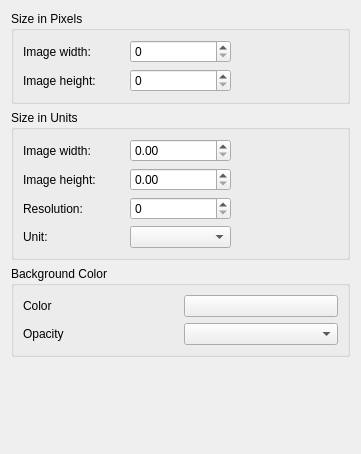
<?xml version="1.0" encoding="UTF-8"?>
<ui version="4.0">
 <class>PngExportOptionsWidget</class>
 <widget class="QWidget" name="PngExportOptionsWidget">
  <property name="geometry">
   <rect>
    <x>0</x>
    <y>0</y>
    <width>361</width>
    <height>454</height>
   </rect>
  </property>
  <layout class="QGridLayout" name="gridLayout_4">
   <item row="0" column="0">
    <widget class="QGroupBox" name="groupBox">
     <property name="title">
      <string>Size in Pixels</string>
     </property>
     <property name="flat">
      <bool>true</bool>
     </property>
     <layout class="QGridLayout" name="gridLayout_2">
      <item row="0" column="0">
       <widget class="QLabel" name="label">
        <property name="text">
         <string>Image width:</string>
        </property>
       </widget>
      </item>
      <item row="0" column="1">
       <widget class="QSpinBox" name="pxWidth"/>
      </item>
      <item row="1" column="0">
       <widget class="QLabel" name="label_2">
        <property name="text">
         <string>Image height:</string>
        </property>
       </widget>
      </item>
      <item row="1" column="1">
       <widget class="QSpinBox" name="pxHeight"/>
      </item>
      <item row="0" column="2" rowspan="2">
       <widget class="KoAspectButton" name="pxAspect" native="true"/>
      </item>
     </layout>
    </widget>
   </item>
   <item row="1" column="0">
    <widget class="QGroupBox" name="groupBox_2">
     <property name="title">
      <string>Size in Units</string>
     </property>
     <property name="flat">
      <bool>true</bool>
     </property>
     <layout class="QGridLayout" name="gridLayout">
      <item row="0" column="0">
       <widget class="QLabel" name="label_6">
        <property name="text">
         <string>Image width:</string>
        </property>
       </widget>
      </item>
      <item row="0" column="1">
       <widget class="KoUnitDoubleSpinBox" name="unitWidth"/>
      </item>
      <item row="1" column="0">
       <widget class="QLabel" name="label_7">
        <property name="text">
         <string>Image height:</string>
        </property>
       </widget>
      </item>
      <item row="1" column="1">
       <widget class="KoUnitDoubleSpinBox" name="unitHeight"/>
      </item>
      <item row="2" column="0">
       <widget class="QLabel" name="label_5">
        <property name="text">
         <string>Resolution:</string>
        </property>
       </widget>
      </item>
      <item row="2" column="1">
       <widget class="QSpinBox" name="dpi"/>
      </item>
      <item row="3" column="0">
       <widget class="QLabel" name="label_9">
        <property name="text">
         <string>Unit:</string>
        </property>
       </widget>
      </item>
      <item row="3" column="1">
       <widget class="QComboBox" name="unit"/>
      </item>
      <item row="0" column="2" rowspan="2">
       <widget class="KoAspectButton" name="unitAspect" native="true"/>
      </item>
     </layout>
    </widget>
   </item>
   <item row="2" column="0">
    <widget class="QGroupBox" name="groupBox_3">
     <property name="title">
      <string>Background Color</string>
     </property>
     <property name="flat">
      <bool>true</bool>
     </property>
     <layout class="QGridLayout" name="gridLayout_3">
      <item row="0" column="0">
       <widget class="QLabel" name="labelColor">
        <property name="text">
         <string>Color</string>
        </property>
       </widget>
      </item>
      <item row="0" column="1">
       <widget class="KColorButton" name="backColor"/>
      </item>
      <item row="1" column="0">
       <widget class="QLabel" name="labelOpacity">
        <property name="text">
         <string>Opacity</string>
        </property>
       </widget>
      </item>
      <item row="1" column="1">
       <widget class="KoSliderCombo" name="opacity"/>
      </item>
     </layout>
    </widget>
   </item>
   <item row="3" column="0">
    <spacer name="verticalSpacer">
     <property name="orientation">
      <enum>Qt::Vertical</enum>
     </property>
     <property name="sizeHint" stdset="0">
      <size>
       <width>20</width>
       <height>12</height>
      </size>
     </property>
    </spacer>
   </item>
  </layout>
 </widget>
 <customwidgets>
  <customwidget>
   <class>KColorButton</class>
   <extends>QPushButton</extends>
   <header>kcolorbutton.h</header>
  </customwidget>
  <customwidget>
   <class>KoUnitDoubleSpinBox</class>
   <extends>QDoubleSpinBox</extends>
   <header location="global">KoUnitDoubleSpinBox.h</header>
  </customwidget>
  <customwidget>
   <class>KoAspectButton</class>
   <extends>QWidget</extends>
   <header location="global">KoAspectButton.h</header>
   <container>1</container>
  </customwidget>
  <customwidget>
   <class>KoSliderCombo</class>
   <extends>QComboBox</extends>
   <header location="global">KoSliderCombo.h</header>
  </customwidget>
 </customwidgets>
 <resources/>
 <connections/>
</ui>
